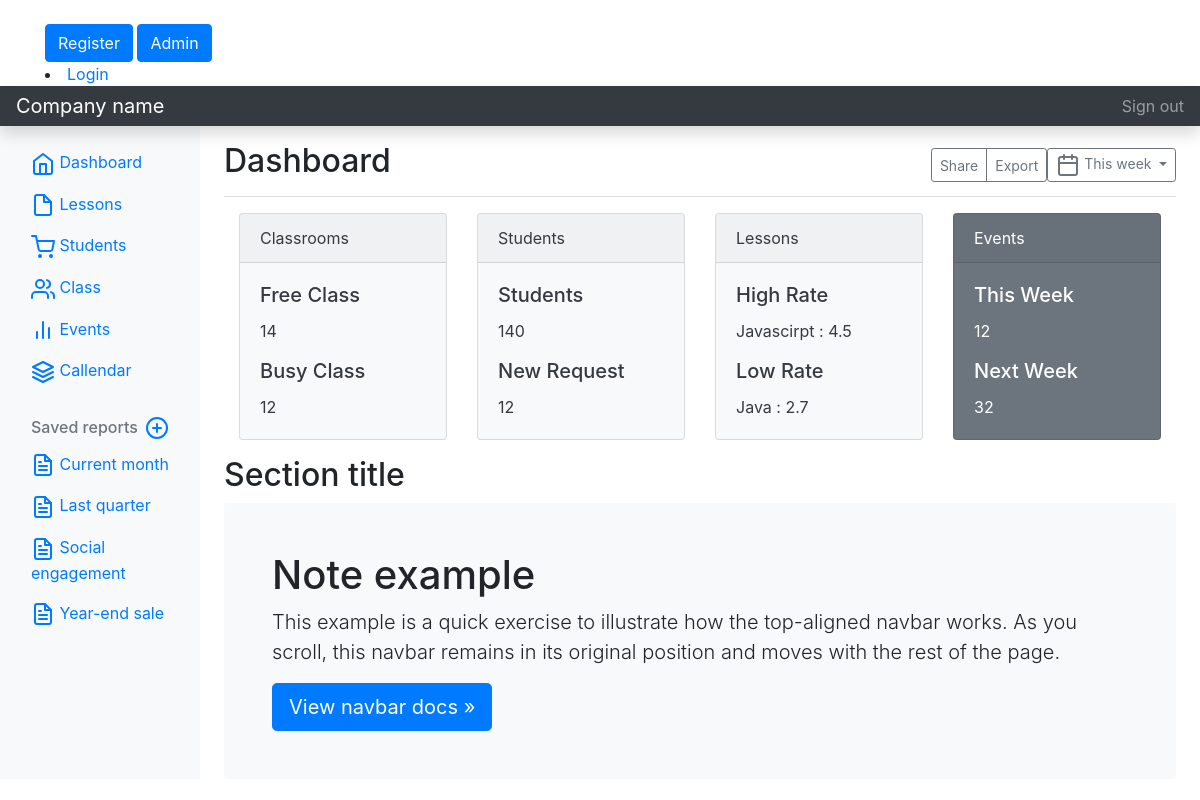
Before: /class_room/ with the older database file.
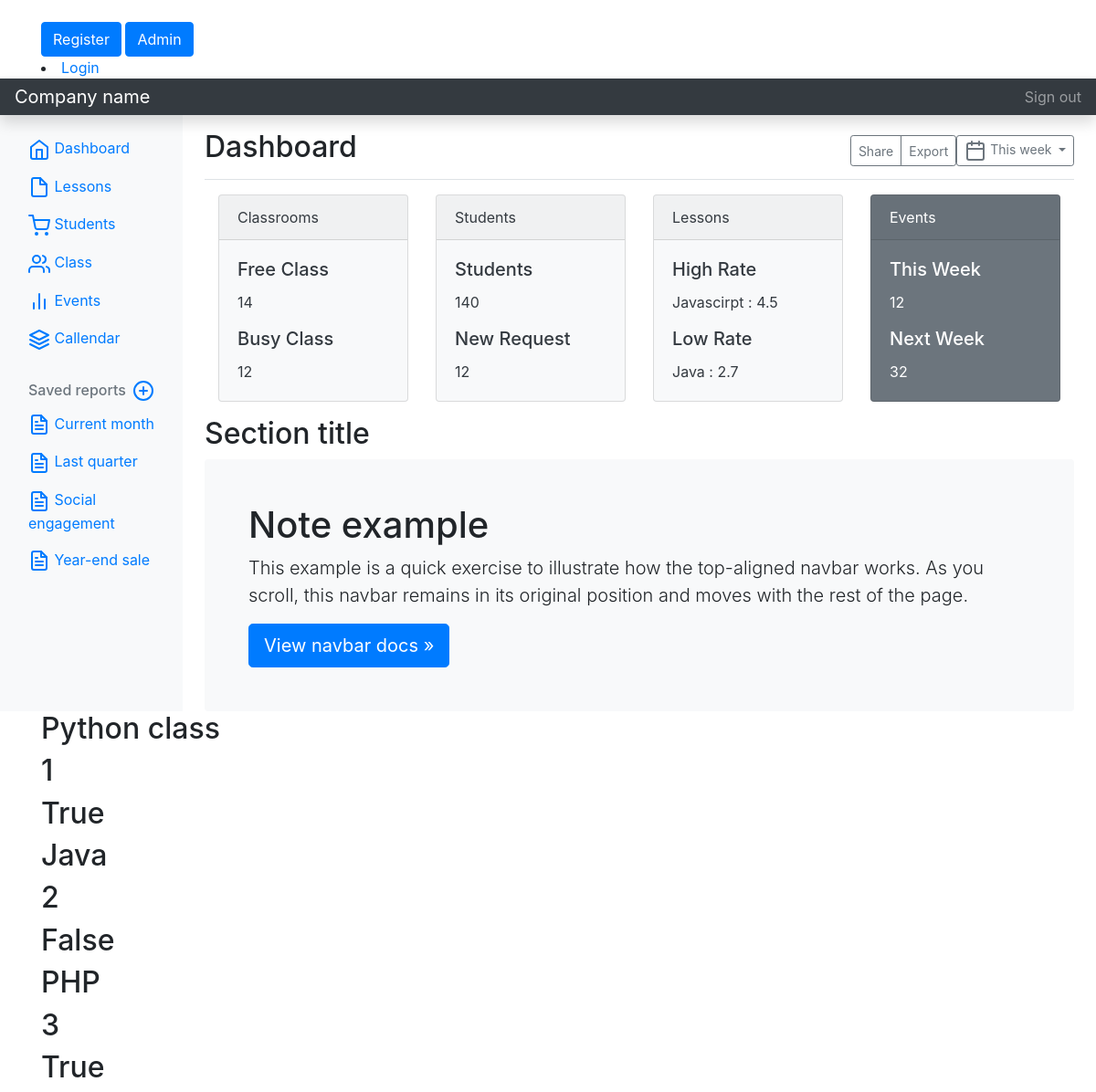
After: the same page with the newer database file.
### notes_app/models.py (models this page shows)
class ClassRoom(models.Model):
    class_name = models.TextField(max_length=248)
    class_number = models.TextField(max_length=248)
    class_status = models.TextField(max_length=100)

### notes_app/views.py (the view)
# urls.py: path("class_room/", ClassRoomListView.as_view(), name="class_room"),
class ClassRoomListView(ListView):
    model = ClassRoom

### notes_app/templates/notes_app/classroom_list.html
{% extends 'notes_app/index.html' %}
{% block content %}
<div class="container">
    {% for class in object_list %}
        <h2> {{  class.class_name }} </h2>
        <h2> {{ class.class_number }} </h2>
        <h2> {{ class.class_status }} </h2>
    {% endfor %}
</div>
{% endblock %}

### notes_app/templates/notes_app/index.html (shortened to what this page needs)
<!DOCTYPE html>
<html lang="en" dir="ltr">
  <head>
    {% load static %}
    <link rel="stylesheet" href="{% static 'css/bootstrap.min.css' %}" type="text/css">
  </head>
  <body>
    <br>
      <div class="container">
        <a href="{% url 'register' %}"><button type="button" class="btn btn-primary" name="button">Register</button></a>
        <a href="{% url 'admin:index' %}"><button type="button" class="btn btn-primary" name="button">Admin</button></a>
        {% if user.is_authenticated %}
          <li><a href="{% url 'user_logout' %}">Logout</a></li>
        {% else %}
          <li><a href="{% url 'UserLogin' %}">Login</a></li>
        {% endif %}
      </div>
  <header class="navbar navbar-dark sticky-top bg-dark flex-md-nowrap p-0 shadow">
    <a class="navbar-brand col-md-3 col-lg-2 me-0 px-3" href="#">Company name</a>
    <ul class="navbar-nav px-3">
      <li class="nav-item text-nowrap">
        <a class="nav-link" href="#">Sign out</a>
      </li>
    </ul>
  </header>
    <div class="container-fluid">
      <div class="row">
        <nav id="sidebarMenu" class="col-md-3 col-lg-2 d-md-block bg-light sidebar collapse">
          <div class="position-sticky pt-3">
            <ul class="nav flex-column">
              <li class="nav-item">
                <a class="nav-link active" aria-current="page" href="#">
                  Dashboard
                </a>
              </li>
              <li class="nav-item">
                <a class="nav-link" href="#">
                  Lessons
                </a>
              </li>
              <li class="nav-item">
                <a class="nav-link" href="#">
                  Students
                </a>
              </li>
              <li class="nav-item">
                <a class="nav-link" href="#">
                  Class
                </a>
              </li>
              <li class="nav-item">
                <a class="nav-link" href="#">
                  Events
                </a>
              </li>
              <li class="nav-item">
                <a class="nav-link" href="#">
                  Callendar
                </a>
              </li>
            </ul>
            <h6 class="sidebar-heading d-flex justify-content-between align-items-center px-3 mt-4 mb-1 text-muted">
              <span>Saved reports</span>
              <a class="link-secondary" href="#" aria-label="Add a new report">
              </a>
            </h6>
            <ul class="nav flex-column mb-2">
              <li class="nav-item">
                <a class="nav-link" href="#">
                  Current month
                </a>
              </li>
              <li class="nav-item">
                <a class="nav-link" href="#">
                  Last quarter
                </a>
              </li>
              <li class="nav-item">
                <a class="nav-link" href="#">
                  Social engagement
                </a>
              </li>
              <li class="nav-item">
                <a class="nav-link" href="#">
                  Year-end sale
                </a>
              </li>
            </ul>
          </div>
        </nav>
        <main class="col-md-9 ms-sm-auto col-lg-10 px-md-4"><div class="chartjs-size-monitor"><div class="chartjs-size-monitor-expand"><div class=""></div></div><div class="chartjs-size-monitor-shrink"><div class=""></div></div></div>
          <div class="d-flex justify-content-between flex-wrap flex-md-nowrap align-items-center pt-3 pb-2 mb-3 border-bottom">
            <h1 class="h2">Dashboard</h1>
            <div class="btn-toolbar mb-2 mb-md-0">
              <div class="btn-group me-2">
                <button type="button" class="btn btn-sm btn-outline-secondary">Share</button>
                <button type="button" class="btn btn-sm btn-outline-secondary">Export</button>
              </div>
              <button type="button" class="btn btn-sm btn-outline-secondary dropdown-toggle">
                This week
              </button>
            </div>
          </div>
          <div class="container">
          <div class="row">
            <div class="col">
              <div class="card text-dark bg-light mb-3" style="max-width: 18rem;">
                <div class="card-header">Classrooms</div>
                <div class="card-body">
                  <h5 class="card-title">Free Class</h5>
                  <p class="card-text">14</p>
                  <h5 class="card-title">Busy Class</h5>
                  <p class="card-text">12</p>
                </div>
              </div>
            </div>
            <div class="col">
              <div class="card text-dark bg-light mb-3" style="max-width: 18rem;">
                <div class="card-header">Students</div>
                <div class="card-body">
                  <h5 class="card-title">Students</h5>
                  <p class="card-text">140</p>
                  <h5 class="card-title">New Request</h5>
                  <p class="card-text">12</p>
                </div>
            </div>
            </div>
            <div class="col">
            <div class="card text-dark bg-light mb-3" style="max-width: 18rem;">
              <div class="card-header">Lessons</div>
              <div class="card-body">
                <h5 class="card-title">High Rate</h5>
                <p class="card-text">Javascirpt : 4.5</p>
                <h5 class="card-title">Low Rate</h5>
                <p class="card-text">Java : 2.7</p>
              </div>
            </div>
          </div>
            <div class="col">
              <div class="card text-white bg-secondary mb-3" style="max-width: 18rem;">
                <div class="card-header">Events</div>
                <div class="card-body">
                  <h5 class="card-title">This Week</h5>
                  <p class="card-text">12</p>
                  <h5 class="card-title">Next Week</h5>
                  <p class="card-text">32</p>
                </div>
              </div>
            </div>
          </div>
          </div>
          <h2>Section title</h2>
          <div class="table-responsive">
              <div class="bg-light p-5 rounded">
                <h1>Note example</h1>
                <p class="lead">This example is a quick exercise to illustrate how the top-aligned navbar works. As you scroll, this navbar remains in its original position and moves with the rest of the page.</p>
                <a class="btn btn-lg btn-primary" href="/docs/5.0/components/navbar/" role="button">View navbar docs »</a>
              </div>
            </main>
          </div>
          {%block content%}
          {% endblock %}
      </div>
  </body>
</html>

Changed rows visible on the page:
added ClassRoom: class_name "Python class", class_number "1", class_status "True"
added ClassRoom: class_name "Java", class_number "2", class_status "False"
added ClassRoom: class_name "PHP", class_number "3", class_status "True"
